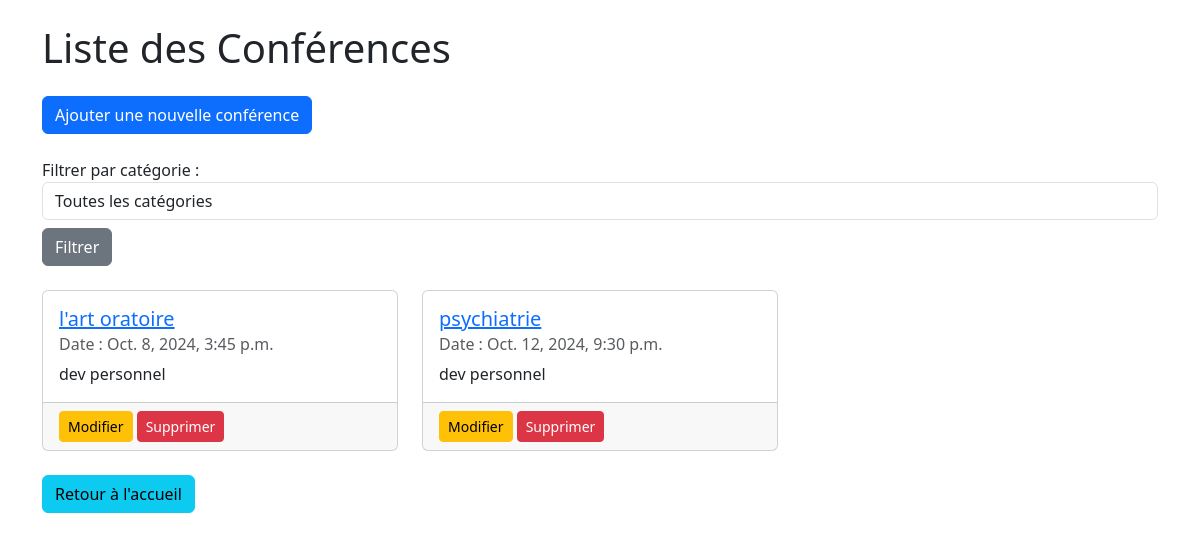
The app's page /conference/conferencelist/, older data.
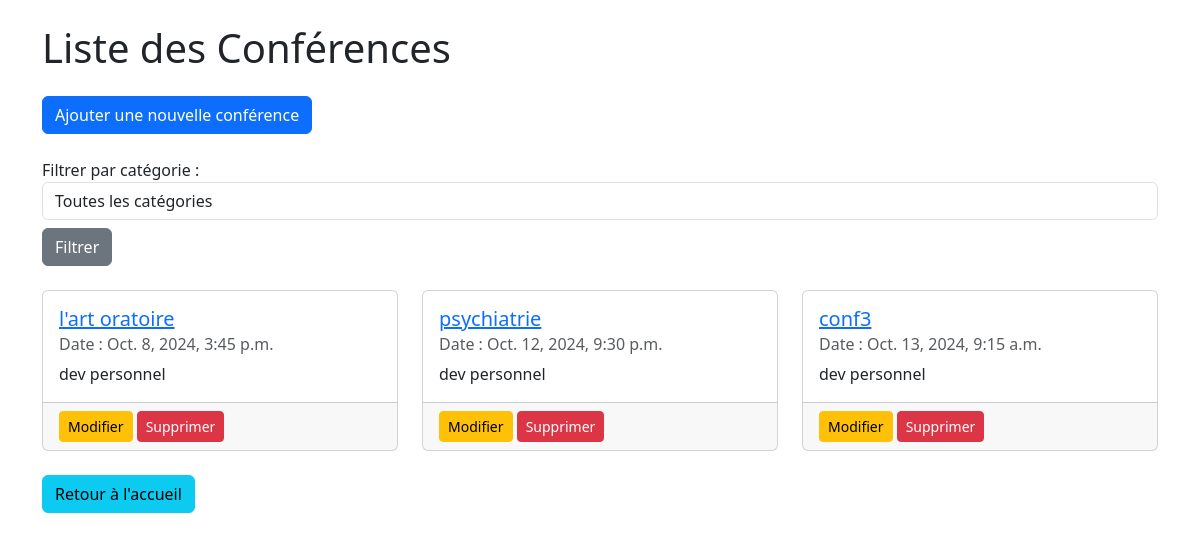
The same page, newer data.
### conference/models.py (models this page shows, shortened)
class Conference(models.Model):
    title = models.CharField(max_length=200)
    description = models.TextField()
    program = models.FileField(upload_to='programs/',
                               validators=[FileExtensionValidator(allowed_extensions=['pdf', 'docx', 'ppt'])])
    capacity = models.IntegerField(validators=[MaxValueValidator(500)])
    category = models.ForeignKey(Category, on_delete=models.CASCADE)
    created_at = models.DateTimeField(auto_now_add=True)
    updated_at = models.DateTimeField(auto_now=True)
    start_date = models.DateTimeField(null=True, blank=True)
    end_date = models.DateTimeField(null=True, blank=True)

### category/models.py (models this page shows)
class Category(models.Model):
    titre = models.CharField(
        max_length=100,
        unique=True,
        validators=[RegexValidator(regex=r'^[a-zA-Z\s]+$', message="Le titre doit contenir seulement des caractères.")])
    created_at = models.DateTimeField(auto_now_add=True)
    updated_at = models.DateTimeField(auto_now=True)
    def __str__(self) :
        return f"{self.titre}"

### conference/views.py (the view)
# urls.py: path('conferencelist/', views.ConferenceList.as_view(), name='conference_list'),
class ConferenceList(ListView):
    model = Conference
    template_name = 'conference_list.html'
    context_object_name = 'conferences'
    ordering = ['start_date']
    def get_queryset(self):
        queryset = super().get_queryset()
        category = self.request.GET.get('category')
        if category:
            queryset = queryset.filter(category__titre=category)
        return queryset
    def get_context_data(self, **kwargs):
        context = super().get_context_data(**kwargs)
        context['categories'] = Category.objects.all()
        return context

### conference/templates/conference_list.html (shortened to what this page needs)
<head>
    {% load bootstrap5 %}
    {% bootstrap_css %}
</head>
<body>
    <div class="container">
        <h1 class="my-4">Liste des Conférences</h1>
        <a href="{% url 'conference_create' %}" class="btn btn-primary mb-4">Ajouter une nouvelle conférence</a>
        <form method="get" action="{% url 'conference_list' %}">
            <div class="form-group">
                <label for="category">Filtrer par catégorie :</label>
                <select name="category" id="category" class="form-control">
                    <option value="">Toutes les catégories</option>
                </select>
            </div>
            <button type="submit" class="btn btn-secondary mt-2">Filtrer</button>
        </form>
        <div class="row mt-4">
            {% for conference in conferences %}
                <div class="col-md-4 mb-4">
                    <div class="card h-100">
                        <div class="card-body">
                            <h5 class="card-title">
                                <a href="{% url 'conference_detail' conference.id %}">{{ conference.title }}</a>
                            </h5>
                            <h6 class="card-subtitle mb-2 text-muted">Date : {{ conference.start_date }}</h6>
                            <p class="card-text">{{ conference.category }}</p>
                        </div>
                        <div class="card-footer">
                            <a href="{% url 'conference_update' conference.id %}" class="btn btn-sm btn-warning">Modifier</a>
                            <a href="{% url 'conference_delete' conference.id %}" class="btn btn-sm btn-danger">Supprimer</a>
                        </div>
                    </div>
                </div>
            {% endfor %}
        </div>
        <a href="{% url 'home' %}" class="btn btn-info ml-2">Retour à l'accueil</a>
    </div>
</body>

Row changes from the older to the newer data that the page shows:
added Conference: title "conf3", start_date "Oct. 13, 2024, 9:15 a.m.", category "dev personnel"
